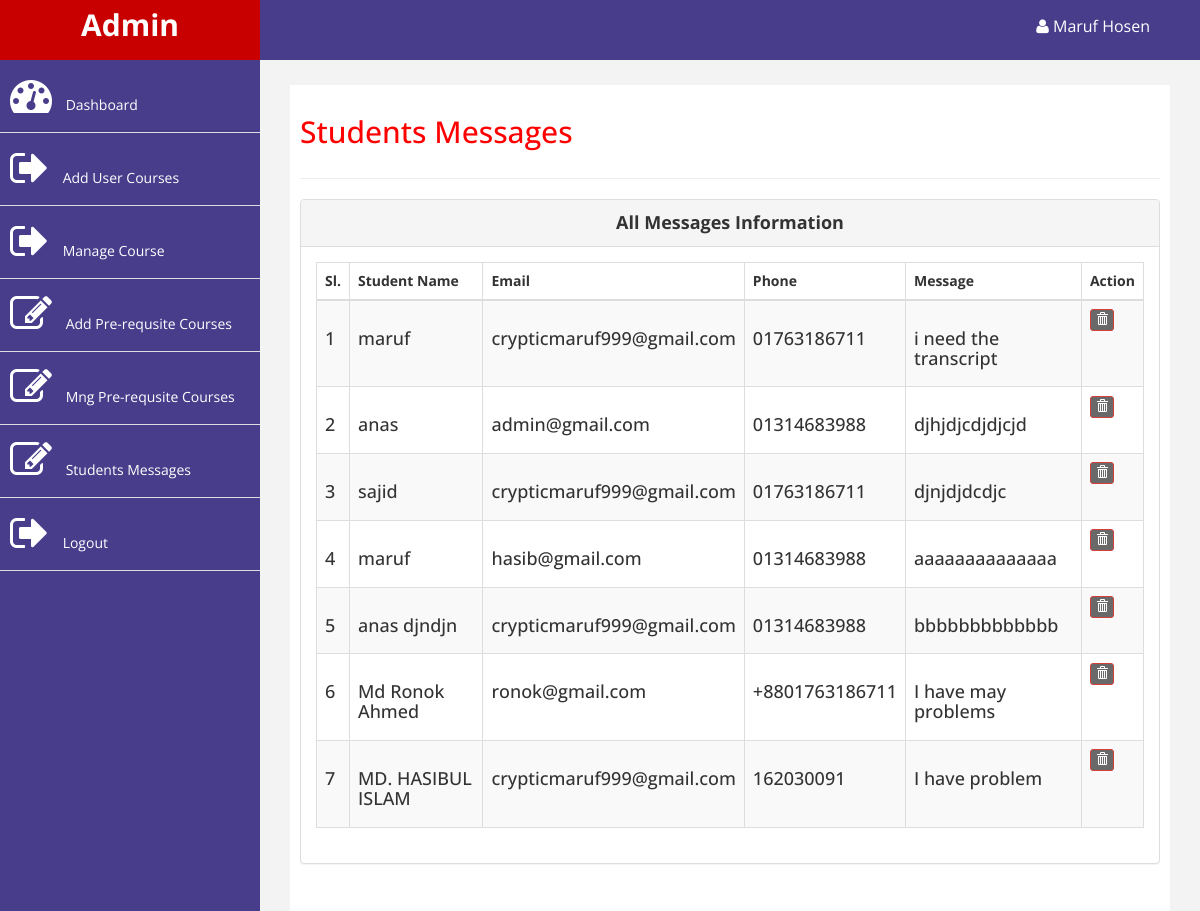
Screenshot of /admin/index.php?page=messages (signed in) with the database file from the repository.
### tables this page shows
CREATE TABLE `problem` (
  `id` int(10) NOT NULL,
  `name` varchar(50) NOT NULL,
  `email` varchar(50) NOT NULL,
  `phone` varchar(15) NOT NULL,
  `sms` varchar(1000) NOT NULL
);

### admin/messages.php (the view, shortened to what this page needs)
<?php
	$sql = $conn->prepare("select * from problem");
	$sql->execute();
	$data = $sql->fetchAll();
?>
<div id="page-inner">
     <div class="row">
         <div class="col-md-12">
          <h2>Students Messages</h2>
         </div>
     </div>
      <hr />
			 <div class="row">
                <div class="col-md-12">
                    <div class="panel panel-default">
             <div class="panel-heading" style="text-align:center; font-weight: bolder; font-size: 18px;">All Messages Information  </div>
                        <div class="panel-body">
                            <div class="table-responsive">
                                <table class="table table-striped table-bordered table-hover">
                                    <thead>
                                        <tr>
                                            <th>Sl.</th>
                                            <th>Student Name</th>
                                            <th>Email</th>
                                            <th>Phone</th>
                                            <th>Message</th>
                                            <th>Action</th>
                                        </tr>
                                    </thead>
                                    <tbody>
									<?php
									$i=1;
									foreach($data as $value)
									{
									?>
                                    <tr>
                                        <td><h4><?php echo  $i; ?></h4></td>
                                        <td><h4><?php echo  $value['name']; ?></h4></td>
                                        <td><h4><?php echo  $value['email']; ?></h4></td>
                                        <td><h4><?php echo  $value['phone']; ?></h4></td>
                                        <td><h4><?php echo  $value['sms']; ?></h4></td>
                                        <td class="center">
                                            <form method="post" style="width: 30px; float: left">
												<button class="btn btn-xs btn-danger" type="submit" name="delete" onclick="return confirmation()">
													<span class="glyphicon glyphicon-trash"></span>
												</button>
                                            </form>
											</td>
                                        </tr>
									<?php
									$i++;
									}
									?>
                                    </tbody>
                                </table>
                            </div>
                        </div>
                    </div>
              </div>
    </div>
 </div>

### admin/assets/css/custom.css (style rules this page uses)
body { font-family: 'Open Sans', sans-serif; }
#page-inner { width:100%; margin:10px 20px 10px 0px; background-color:#fff!important; padding:10px; min-height:1200px; }
h2 { color: #f00; }
h4 { padding-top:10px; }

### rows the page displays
problem: name "maruf", email "crypticmaruf999@gmail.com", phone "01763186711", sms "i need the transcript"
problem: name "anas", email "admin@gmail.com", phone "01314683988", sms "djhjdjcdjdjcjd"
problem: name "sajid", email "crypticmaruf999@gmail.com", phone "01763186711", sms "djnjdjdcdjc"
problem: name "maruf", email "hasib@gmail.com", phone "01314683988", sms "aaaaaaaaaaaaaa"
problem: name "anas djndjn", email "crypticmaruf999@gmail.com", phone "01314683988", sms "bbbbbbbbbbbbb"
problem: name "Md Ronok Ahmed", email "ronok@gmail.com", phone "+8801763186711", sms "I have may problems"
problem: name "MD. HASIBUL ISLAM", email "crypticmaruf999@gmail.com", phone "162030091", sms "I have problem"

### other values shown
$_SESSION['admin_name'] "Maruf Hosen"
